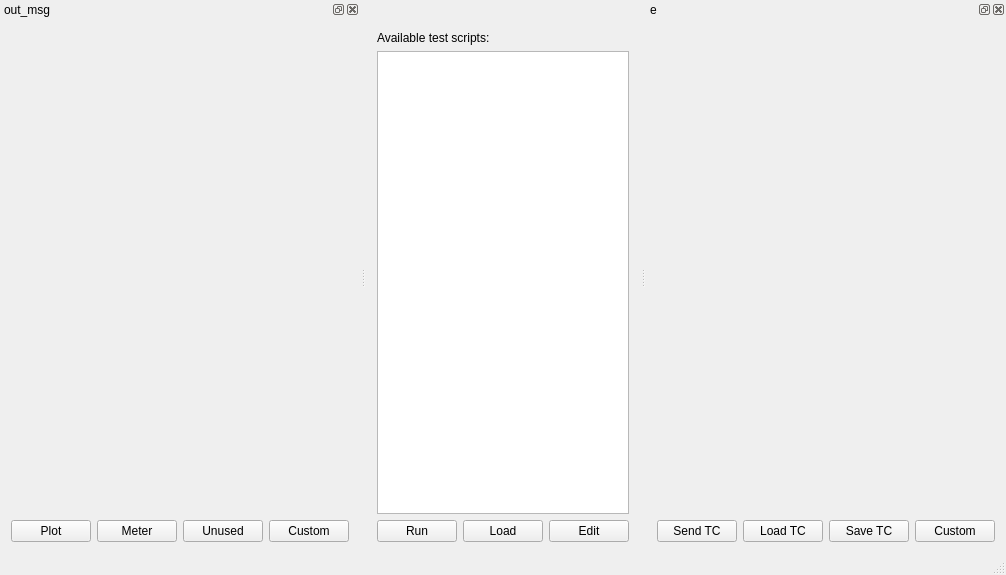
<?xml version="1.0" encoding="UTF-8"?>
<ui version="4.0">
 <class>MainWindow</class>
 <widget class="TasteMainWindow" name="MainWindow">
  <property name="geometry">
   <rect>
    <x>0</x>
    <y>0</y>
    <width>710</width>
    <height>575</height>
   </rect>
  </property>
  <property name="windowTitle">
   <string>gui</string>
  </property>
  <property name="tabShape">
   <enum>QTabWidget::Rounded</enum>
  </property>
  <property name="dockOptions">
   <set>QMainWindow::AllowNestedDocks|QMainWindow::AllowTabbedDocks|QMainWindow::AnimatedDocks</set>
  </property>
  <widget class="QWidget" name="centralWidget">
  <layout class="QVBoxLayout" name="verticalLayout">
     <item>
      <widget class="QLabel" name="tasteLogo" native="true">
       <property name="pixmap">
        <pixmap>tasteLogo_white.png</pixmap>
       </property>
      </widget>
     </item>
     <item>
      <widget class="QLabel" name="instructions" native="true">
       <property name="text">
        <string>Available test scripts:</string>
       </property>
      </widget>
     </item>
     <item>
      <widget class="QListWidget" name="msc" native="true"/>
     </item>
     <item>
      <layout class="QHBoxLayout" name="horizontalLayout">
       <item>
        <widget class="QPushButton" name="runMSC">
         <property name="text">
          <string>Run</string>
         </property>
        </widget>
       </item>
       <item>
        <widget class="QPushButton" name="loadMSC">
         <property name="text">
          <string>Load</string>
         </property>
        </widget>
       </item>
       <item>
        <widget class="QPushButton" name="editMSC">
         <property name="text">
          <string>Edit</string>
         </property>
        </widget>
       </item>
      </layout>
     </item>
    </layout>
   </widget>
   <widget class="QStatusBar" name="statusBar"/>
  <widget class="QDockWidget" name="tm_0">
   <property name="allowedAreas">
    <set>Qt::RightDockWidgetArea</set>
   </property>
   <property name="windowTitle">
    <string>out_msg</string>
   </property>
   <attribute name="dockWidgetArea">
    <number>1</number>
   </attribute>
   <widget class="QWidget" name="dockWidgetContents">
    <layout class="QVBoxLayout" name="verticalLayout">
     <item>
      <widget class="asn1Viewer" name="out_msg" native="true"/>
     </item>
     <item>
      <layout class="QHBoxLayout" name="horizontalLayout">
       <item>
        <widget class="QPushButton" name="plotButton">
         <property name="text">
          <string>Plot</string>
         </property>
        </widget>
       </item>
       <item>
        <widget class="QPushButton" name="meterButton">
         <property name="text">
          <string>Meter</string>
         </property>
        </widget>
       </item>
       <item>
        <widget class="QPushButton" name="unusedButton">
         <property name="text">
          <string>Unused</string>
         </property>
        </widget>
       </item>
       <item>
        <widget class="QPushButton" name="customCombo">
         <property name="text">
          <string>Custom</string>
         </property>
        </widget>
       </item>
      </layout>
     </item>
    </layout>
   </widget>
  </widget>
  <widget class="QDockWidget" name="tc_1">
   <property name="allowedAreas">
    <set>Qt::RightDockWidgetArea</set>
   </property>
   <property name="windowTitle">
    <string>e</string>
   </property>
   <attribute name="dockWidgetArea">
    <number>2</number>
   </attribute>
   <widget class="QWidget" name="dockWidgetContents">
    <layout class="QVBoxLayout" name="verticalLayout">
     <item>
      <widget class="asn1Editor" name="e" native="true"/>
     </item>
     <item>
      <layout class="QHBoxLayout" name="horizontalLayout">
       <item>
        <widget class="QPushButton" name="sendButton">
         <property name="text">
          <string>Send TC</string>
         </property>
        </widget>
       </item>
       <item>
        <widget class="QPushButton" name="loadButton">
         <property name="text">
          <string>Load TC</string>
         </property>
        </widget>
       </item>
       <item>
        <widget class="QPushButton" name="saveButton">
         <property name="text">
          <string>Save TC</string>
         </property>
        </widget>
       </item>
       <item>
        <widget class="QPushButton" name="customCombo">
         <property name="text">
          <string>Custom</string>
         </property>
        </widget>
       </item>
      </layout>
     </item>
    </layout>
   </widget>
  </widget>
 </widget>
 <layoutdefault spacing="6" margin="11"/>
 <customwidgets>
     <customwidget>
          <class>asn1Editor</class>
          <extends>QWidget</extends>
          <header>asn1_value_editor</header>
     </customwidget>
     <customwidget>
          <class>asn1Viewer</class>
          <extends>QWidget</extends>
          <header>asn1_value_editor</header>
     </customwidget>
     <customwidget>
          <class>TasteMainWindow</class>
          <extends>QMainWindow</extends>
          <header>TasteMainWindow</header>
     </customwidget>
 </customwidgets>
 <resources/>
 <connections/>
</ui>
